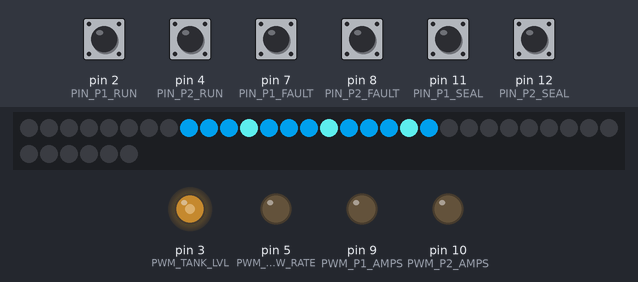
The sketch below on a simulated Arduino Uno, built with avr-gcc and run on an emulated ATmega328P. Shown: 36 RGB LEDs in strip order, left to right, continuing on the next row, output pins drawn as LEDs (lit = HIGH). The test bench sets the inputs (shaded band); at power-on: pin 2 (PIN_P1_RUN), pin 4 (PIN_P2_RUN), pin 7 (PIN_P1_FAULT), pin 8 (PIN_P2_FAULT), pin 11 (PIN_P1_SEAL), pin 12 (PIN_P2_SEAL) HIGH. Random numbers use the default seed unless the sketch sets one.

Above: at 3.35 s.
3.4 s: pin 2 (PIN_P1_RUN) pulled LOW for 1 s
At 3.45 s:
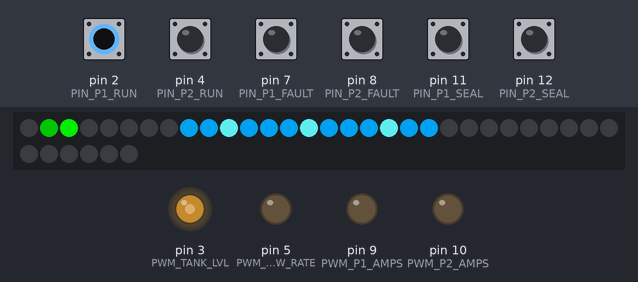
5.0 s: pin 7 (PIN_P1_FAULT) pulled LOW for 0.15 s
At 5.15 s:
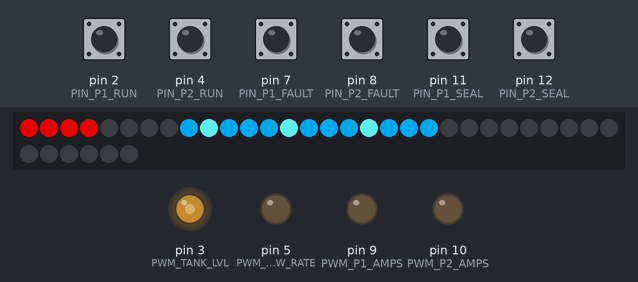
5.7 s: pin 4 (PIN_P2_RUN) pulled LOW for 1 s
At 6.15 s:
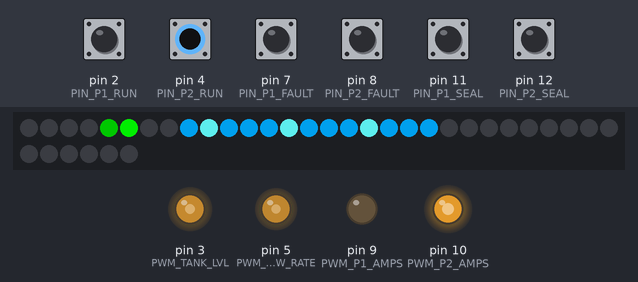
7.3 s: pin 8 (PIN_P2_FAULT) pulled LOW for 0.15 s
At 7.45 s:
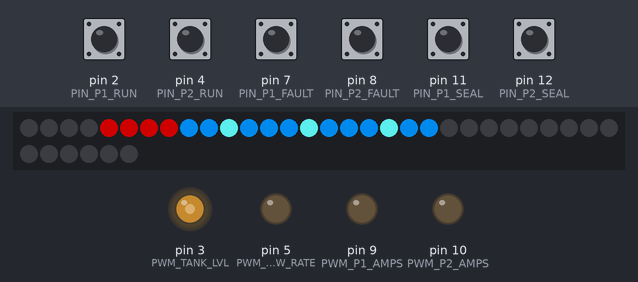
8.0 s: pin 7 (PIN_P1_FAULT) pulled LOW for 1 s
At 8.45 s:
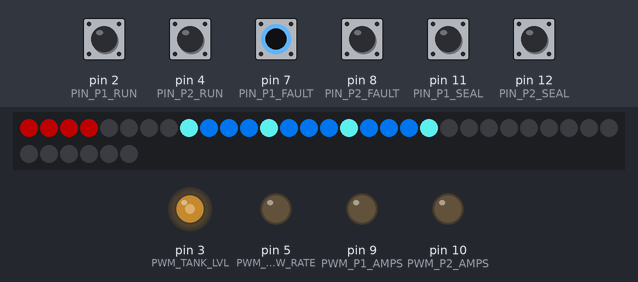
9.6 s: pin 2 (PIN_P1_RUN) pulled LOW for 0.15 s
At 9.75 s:
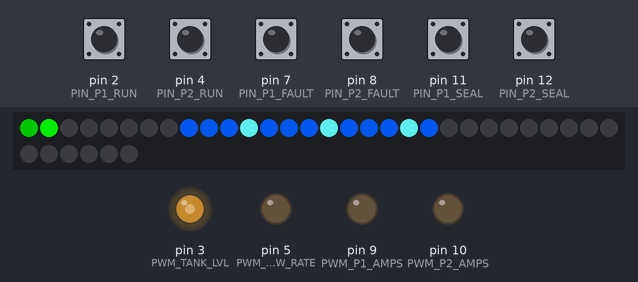
Timing chart, 0 to 11.3 s (numbered marks = the images above; inputs shaded):
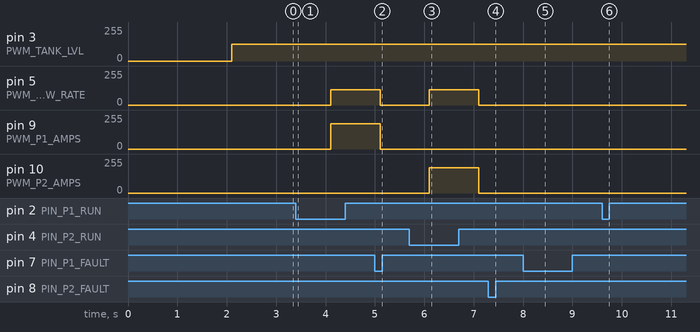

Measured:
- after the input at 3.4 s, pin 5 (PWM_FLOW_RATE): 0/255 → 114/255 after 0.70 s; pin 9 (PWM_P1_AMPS): 0/255 → 191/255 after 0.70 s
- after the input at 5.7 s, pin 5 (PWM_FLOW_RATE): 0/255 → 114/255 after 0.40 s, → 0/255 1.0 s later; pin 10 (PWM_P2_AMPS): 0/255 → 191/255 after 0.40 s, → 0/255 1.0 s later

The sketch:

HighTide_DemoCase1.04.ino
```cpp
#include <Adafruit_NeoPixel.h>

// --- CONFIGURABLE PARAMETERS ---
const int LED_BRIGHTNESS   = 200;
const unsigned long TANK_CAPACITY = 100000;
const int PUMP_FLOW_SINGLE = 450;
const int PUMP_FLOW_DUAL   = 350;
const int PUMP_AMPS_SINGLE = 75;
const int PUMP_AMPS_DUAL   = 65;

// --- DRAIN PARAMETERS ---
int DRAIN_MIN = 200;
int DRAIN_MAX = 1000;
unsigned long DRAIN_INTERVAL = 600000;

// --- PIN ASSIGNMENTS ---
const int PIN_NEOPIXEL  = 6;
const int PIN_P1_RUN    = 2;
const int PIN_P2_RUN    = 4;
const int PIN_P1_FAULT  = 7;
const int PIN_P2_FAULT  = 8;
const int PIN_P1_SEAL   = 11;
const int PIN_P2_SEAL   = 12;

const int PWM_TANK_LVL  = 3;
const int PWM_FLOW_RATE = 5;
const int PWM_P1_AMPS   = 9;
const int PWM_P2_AMPS   = 10;

Adafruit_NeoPixel strip(36, PIN_NEOPIXEL, NEO_GRB + NEO_KHZ800);

// --- SYSTEM GLOBALS ---
float currentGallons = 50000;
int currentDrainRate = 500;
float netFlowRate = 0;              // Tracks GPM in vs out
unsigned long lastUpdate = 0;
unsigned long lastDrainChange = 0;
unsigned long lastReport = 0;
int animationFrame = 0;
int tankAnimFrame = 0;              // For the flowing water effect
int fadeValue = 0;
bool fadeDirection = true;

void setup() {
  delay(2000);
  Serial.begin(9600);
  randomSeed(analogRead(A0));
  currentDrainRate = random(DRAIN_MIN, DRAIN_MAX + 1);
  lastDrainChange = millis();

  strip.begin();
  strip.setBrightness(0);
  strip.show();
  delay(100);
  strip.setBrightness(LED_BRIGHTNESS);
  strip.show();

  pinMode(PIN_P1_RUN, INPUT_PULLUP);
  pinMode(PIN_P2_RUN, INPUT_PULLUP);
  pinMode(PIN_P1_FAULT, INPUT_PULLUP);
  pinMode(PIN_P2_FAULT, INPUT_PULLUP);
  pinMode(PIN_P1_SEAL, INPUT_PULLUP);
  pinMode(PIN_P2_SEAL, INPUT_PULLUP);
}

void loop() {
  bool p1Run = !digitalRead(PIN_P1_RUN);
  bool p2Run = !digitalRead(PIN_P2_RUN);
  bool p1Fail = !digitalRead(PIN_P1_FAULT);
  bool p2Fail = !digitalRead(PIN_P2_FAULT);
  bool p1Seal = !digitalRead(PIN_P1_SEAL);
  bool p2Seal = !digitalRead(PIN_P2_SEAL);

  if (millis() - lastDrainChange >= DRAIN_INTERVAL) {
    currentDrainRate = random(DRAIN_MIN, DRAIN_MAX + 1);
    lastDrainChange = millis();
  }

  if (millis() - lastUpdate >= 1000) {
    lastUpdate = millis();

    float p1Inflow = (p1Run && !p1Fail) ? ((p2Run && !p2Fail) ? PUMP_FLOW_DUAL : PUMP_FLOW_SINGLE) : 0;
    float p2Inflow = (p2Run && !p2Fail) ? ((p1Run && !p1Fail) ? PUMP_FLOW_DUAL : PUMP_FLOW_SINGLE) : 0;

    netFlowRate = (p1Inflow + p2Inflow) - currentDrainRate;
    currentGallons += (netFlowRate / 60.0);
    currentGallons = constrain(currentGallons, 0, TANK_CAPACITY);

    analogWrite(PWM_TANK_LVL, map(currentGallons, 0, TANK_CAPACITY, 0, 255));
    analogWrite(PWM_FLOW_RATE, map(p1Inflow + p2Inflow, 0, 1000, 0, 255));

    int p1A = (p1Run && !p1Fail) ? ((p2Run && !p2Fail) ? PUMP_AMPS_DUAL : PUMP_AMPS_SINGLE) : 0;
    int p2A = (p2Run && !p2Fail) ? ((p1Run && !p1Fail) ? PUMP_AMPS_DUAL : PUMP_AMPS_SINGLE) : 0;
    analogWrite(PWM_P1_AMPS, map(p1A, 0, 100, 0, 255));
    analogWrite(PWM_P2_AMPS, map(p2A, 0, 100, 0, 255));

    if (millis() - lastReport >= 15000) {
      lastReport = millis();
      Serial.println(F("\n--- HIGHTIDE STATUS ---"));
      Serial.print(F("Level: ")); Serial.print(currentGallons, 0); Serial.print(F(" | Net Flow: ")); Serial.println(netFlowRate);
    }
  }

  updateLEDs(p1Run, p1Fail, p1Seal, p2Run, p2Fail, p2Seal);
}

void updateLEDs(bool r1, bool f1, bool s1, bool r2, bool f2, bool s2) {
  static unsigned long lastAnim = 0;
  // Dynamic speed: the more flow, the faster the tank animation
  int animSpeed = map(abs(netFlowRate), 0, 1000, 200, 50);
  if (millis() - lastAnim < 100) return;
  lastAnim = millis();

  animationFrame = (animationFrame + 1) % 4;

  // Tank animation moves based on flow direction
  if (netFlowRate > 50) tankAnimFrame--; // Filling: Up
  else if (netFlowRate < -50) tankAnimFrame++; // Draining: Down
  if (tankAnimFrame < 0) tankAnimFrame = 3;
  if (tankAnimFrame > 3) tankAnimFrame = 0;

  if (fadeDirection) fadeValue += 25; else fadeValue -= 25;
  if (fadeValue >= 250) { fadeValue = 250; fadeDirection = false; }
  if (fadeValue <= 5)   { fadeValue = 5;   fadeDirection = true; }

  strip.clear();

  // --- PUMP ANIMATIONS ---
  for (int i = 0; i < 4; i++) {
    if (f1) strip.setPixelColor(i, strip.Color(fadeValue, 0, 0));
    else if (r1) {
      uint32_t color = s1 ? strip.Color(180, 0, 255) : strip.Color(0, 255, 0);
      if (i == animationFrame) strip.setPixelColor(i, color);
      else if (i == (animationFrame + 3) % 4) strip.setPixelColor(i, dimColor(color, 0.5));
    }
    int p2_idx = i + 4;
    if (f2) strip.setPixelColor(p2_idx, strip.Color(fadeValue, 0, 0));
    else if (r2) {
      uint32_t color = s2 ? strip.Color(180, 0, 255) : strip.Color(0, 255, 0);
      if (i == animationFrame) strip.setPixelColor(p2_idx, color);
      else if (i == (animationFrame + 3) % 4) strip.setPixelColor(p2_idx, dimColor(color, 0.5));
    }
  }

  // --- TANK LEVEL (Pixels 8 to 35) ---
  int numLeds = map((long)currentGallons, 0, (long)TANK_CAPACITY, 0, 28);
  numLeds = constrain(numLeds, 0, 28);

  // Aqua color shifting logic (Sine wave)
  float wave = sin(millis() / 3000.0); // 3 second cycle
  int gVal = map(wave * 100, -100, 100, 20, 180); // Mix in greens/cyans
  uint32_t aquaColor = strip.Color(0, gVal, 255);

  for (int i = 0; i < numLeds; i++) {
    // Flow chase effect: every 4th pixel is brighter
    if ((i + tankAnimFrame) % 4 == 0 && abs(netFlowRate) > 50) {
      strip.setPixelColor(i + 8, strip.Color(100, 255, 255)); // Bright spark
    } else {
      strip.setPixelColor(i + 8, aquaColor);
    }
  }

  strip.show();
}

uint32_t dimColor(uint32_t color, float multiplier) {
  uint8_t r = (uint8_t)((color >> 16 & 0xFF) * multiplier);
  uint8_t g = (uint8_t)((color >> 8 & 0xFF) * multiplier);
  uint8_t b = (uint8_t)((color & 0xFF) * multiplier);
  return strip.Color(r, g, b);
}
```
